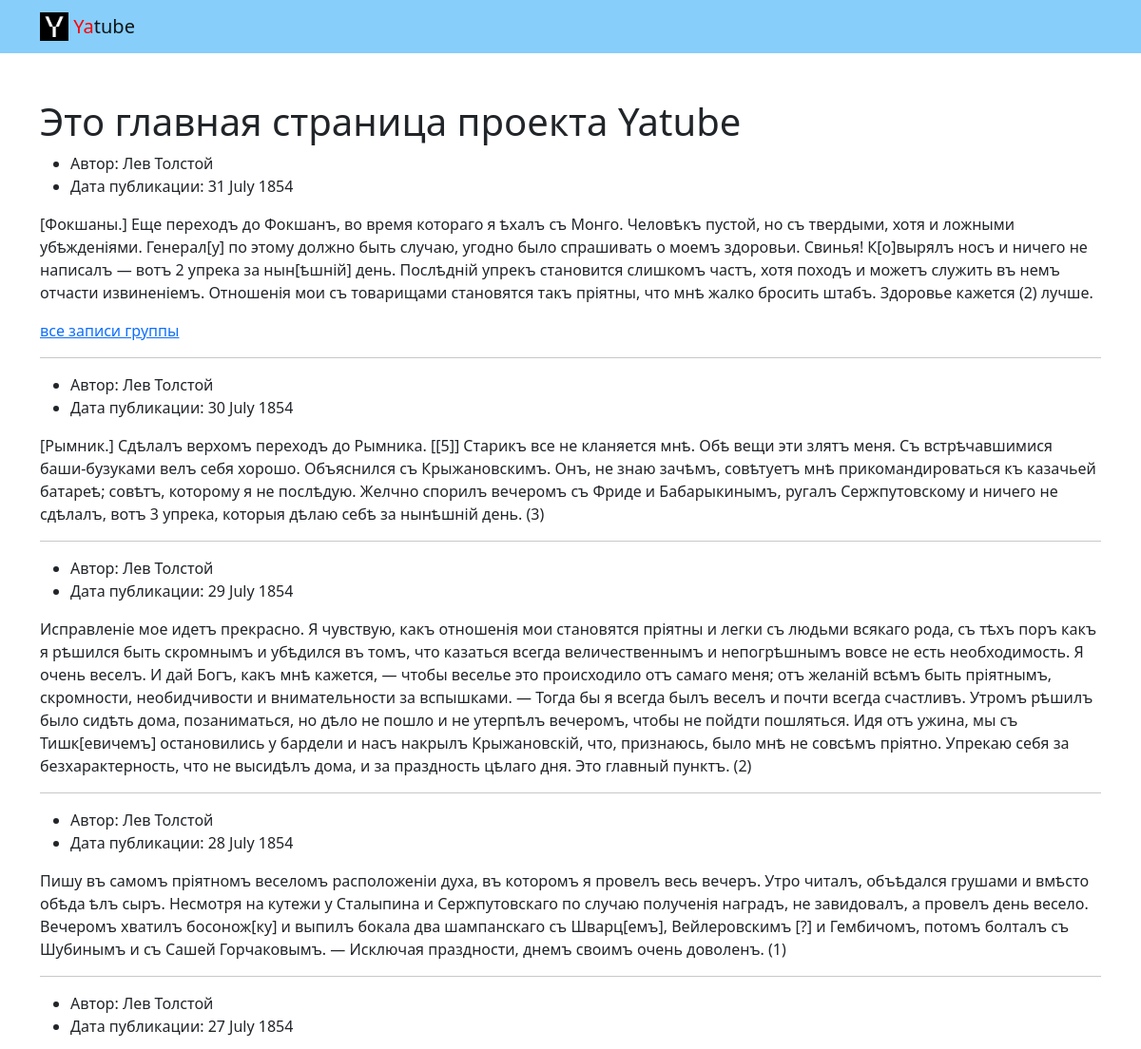
The app's page / (upper part), older data.
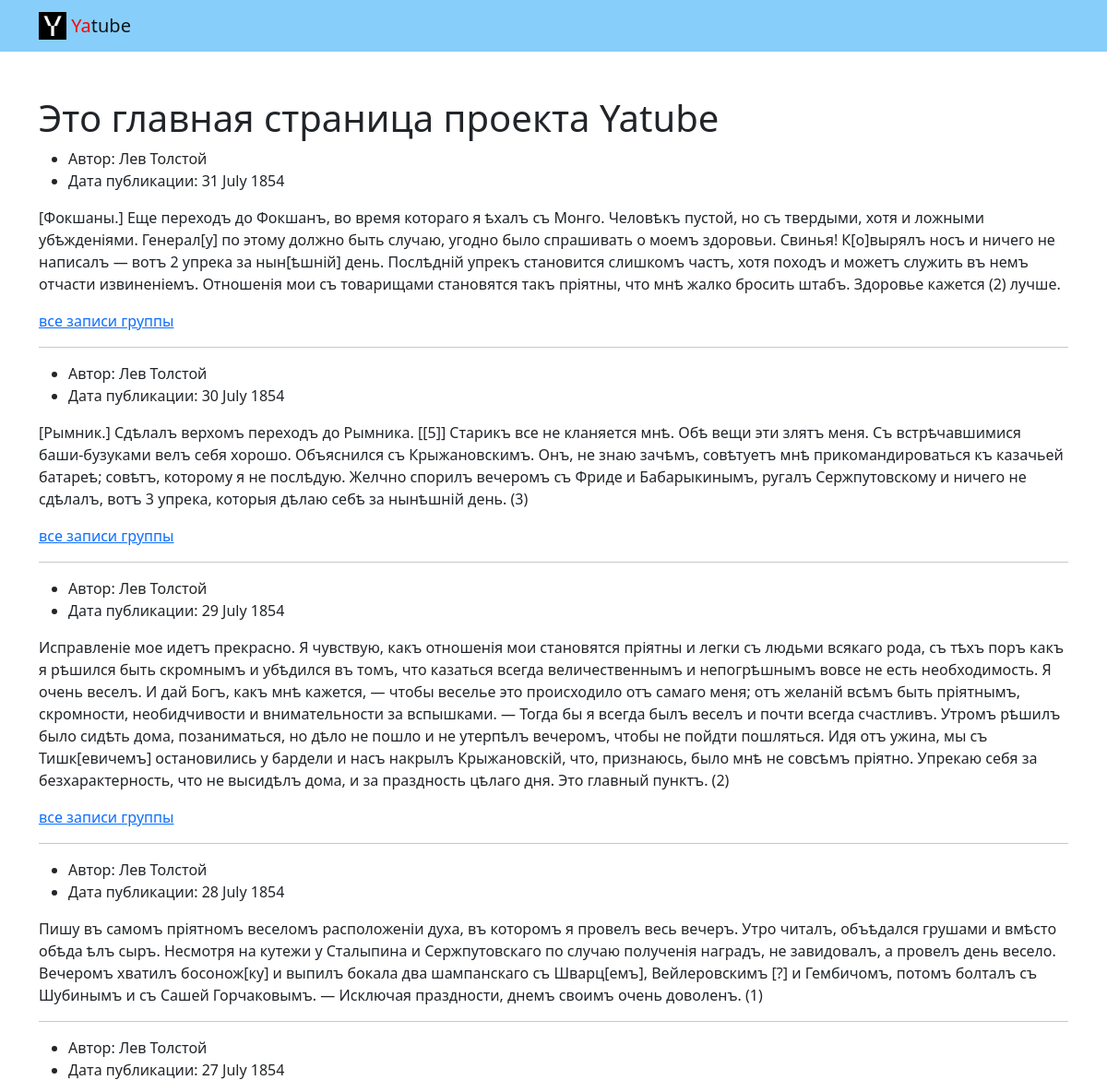
The same page, newer data.
### posts/models.py (models this page shows)
class Post(models.Model):
    text = models.TextField()
    pub_date = models.DateTimeField(auto_now_add=True)
    author = models.ForeignKey(
        User,
        on_delete=models.CASCADE,
        related_name='posts'
    )
    group = models.ForeignKey(
        Group,
        blank=True, null=True,
        on_delete=models.CASCADE,
        related_name='posts'
    )

### posts/views.py (the view)
# urls.py: path('', views.index, name='index'),
def index(request):
    template = 'posts/index.html'
    title = 'Последние обновления на сайте'
    text = 'Это главная страница проекта Yatube'
    posts = Post.objects.order_by('-pub_date')[:10]
    context = {
        'title': title,
        'text': text,
        'posts': posts,
    }
    return render(request, template, context)

### templates/posts/index.html
{% extends 'base.html' %}
{% block content %}
      <div class="container py-5">
        <h1>{{ text }}</h1>
        {% for post in posts %}
        <article>
          <ul>
            <li>
              Автор: {{ post.author.get_full_name }}
            </li>
            <li>
              Дата публикации: {{ post.pub_date|date:"d E Y" }}
            </li>
          </ul>
          <p>
            {{ post.text }}
          </p>
          {% if post.group %}
          <a href="{% url 'posts:group_list' post.group.slug %}">все записи группы</a>
          {% endif %}
        </article>
        {% if not forloop.last %}<hr>{% endif %}
        {% endfor %}
      </div>
{% endblock %}

Row changes from the older to the newer data that the page shows:
changed Post "30 July 1854": now shows "все записи группы"
changed Post "29 July 1854": now shows "все записи группы"
